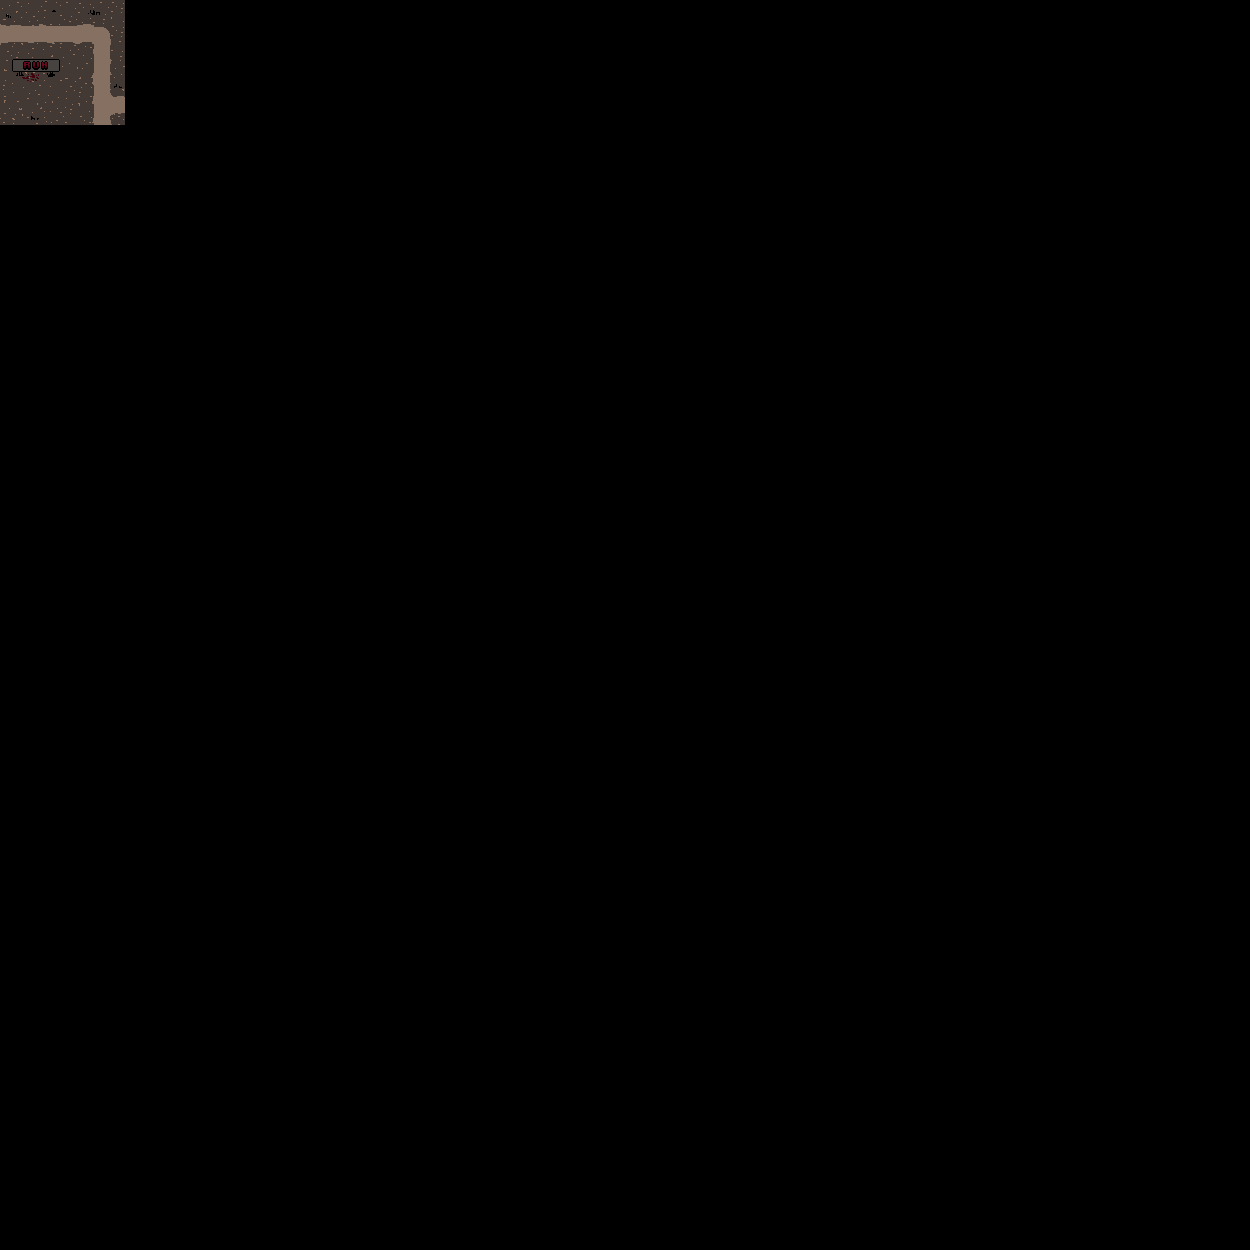

Below is a game level as drawn by its tile map, then a one-line description and the .tmx file that defines it, in full:
An orthogonal 10x10 tile map with 125x125 px tiles, 2 tile layers (Ground, Path), 2 tilesets and 4 objects.

<map version="1.10" tiledversion="1.10.2" orientation="orthogonal" renderorder="right-down" width="10" height="10" tilewidth="125" tileheight="125" infinite="0" nextlayerid="5" nextobjectid="10">
 <tileset firstgid="1" source="ground.tsx" />
 <tileset firstgid="2" source="path.tsx" />
 <layer id="1" name="Ground" width="10" height="10">
  <data encoding="csv">
1,0,0,0,0,0,0,0,0,0,
0,0,0,0,0,0,0,0,0,0,
0,0,0,0,0,0,0,0,0,0,
0,0,0,0,0,0,0,0,0,0,
0,0,0,0,0,0,0,0,0,0,
0,0,0,0,0,0,0,0,0,0,
0,0,0,0,0,0,0,0,0,0,
0,0,0,0,0,0,0,0,0,0,
0,0,0,0,0,0,0,0,0,0,
0,0,0,0,0,0,0,0,0,0
</data>
 </layer>
 <layer id="4" name="Path" width="10" height="10">
  <data encoding="csv">
2,0,0,0,0,0,0,0,0,0,
0,0,0,0,0,0,0,0,0,0,
0,0,0,0,0,0,0,0,0,0,
0,0,0,0,0,0,0,0,0,0,
0,0,0,0,0,0,0,0,0,0,
0,0,0,0,0,0,0,0,0,0,
0,0,0,0,0,0,0,0,0,0,
0,0,0,0,0,0,0,0,0,0,
0,0,0,0,0,0,0,0,0,0,
0,0,0,0,0,0,0,0,0,0
</data>
 </layer>
 <objectgroup id="2" name="Walls">
  <object id="6" x="0" y="0.181818" width="124.909" height="24" />
  <object id="7" x="110.545" y="24.3636" width="14.7273" height="71.6364" />
  <object id="8" x="0.545455" y="43.4545" width="92.5455" height="80.9091" />
  <object id="9" x="111.273" y="113.636" width="13.4545" height="12" />
 </objectgroup>
</map>
